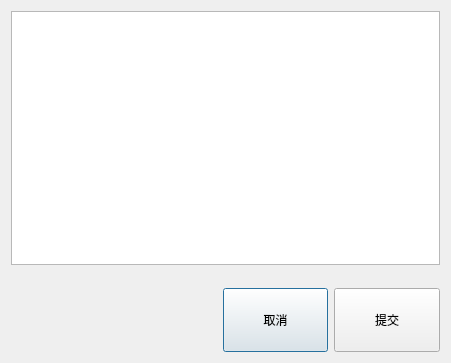
<?xml version="1.0" encoding="UTF-8"?>
<ui version="4.0">
 <class>commit</class>
 <widget class="QDialog" name="commit">
  <property name="geometry">
   <rect>
    <x>0</x>
    <y>0</y>
    <width>451</width>
    <height>363</height>
   </rect>
  </property>
  <property name="windowTitle">
   <string>commit</string>
  </property>
  <layout class="QHBoxLayout" name="horizontalLayout_2">
   <item>
    <layout class="QVBoxLayout" name="verticalLayout" stretch="4,0,1">
     <item>
      <widget class="QTextEdit" name="textEdit_commit"/>
     </item>
     <item>
      <spacer name="verticalSpacer">
       <property name="orientation">
        <enum>Qt::Vertical</enum>
       </property>
       <property name="sizeHint" stdset="0">
        <size>
         <width>20</width>
         <height>17</height>
        </size>
       </property>
      </spacer>
     </item>
     <item>
      <layout class="QHBoxLayout" name="horizontalLayout" stretch="2,1,1">
       <item>
        <spacer name="horizontalSpacer">
         <property name="orientation">
          <enum>Qt::Horizontal</enum>
         </property>
         <property name="sizeHint" stdset="0">
          <size>
           <width>20</width>
           <height>20</height>
          </size>
         </property>
        </spacer>
       </item>
       <item>
        <widget class="QPushButton" name="pushButton_cancel">
         <property name="sizePolicy">
          <sizepolicy hsizetype="Minimum" vsizetype="Expanding">
           <horstretch>0</horstretch>
           <verstretch>0</verstretch>
          </sizepolicy>
         </property>
         <property name="text">
          <string>取消</string>
         </property>
        </widget>
       </item>
       <item>
        <widget class="QPushButton" name="pushButton_commit">
         <property name="sizePolicy">
          <sizepolicy hsizetype="Minimum" vsizetype="Expanding">
           <horstretch>0</horstretch>
           <verstretch>0</verstretch>
          </sizepolicy>
         </property>
         <property name="text">
          <string>提交</string>
         </property>
        </widget>
       </item>
      </layout>
     </item>
    </layout>
   </item>
  </layout>
 </widget>
 <resources/>
 <connections/>
</ui>
